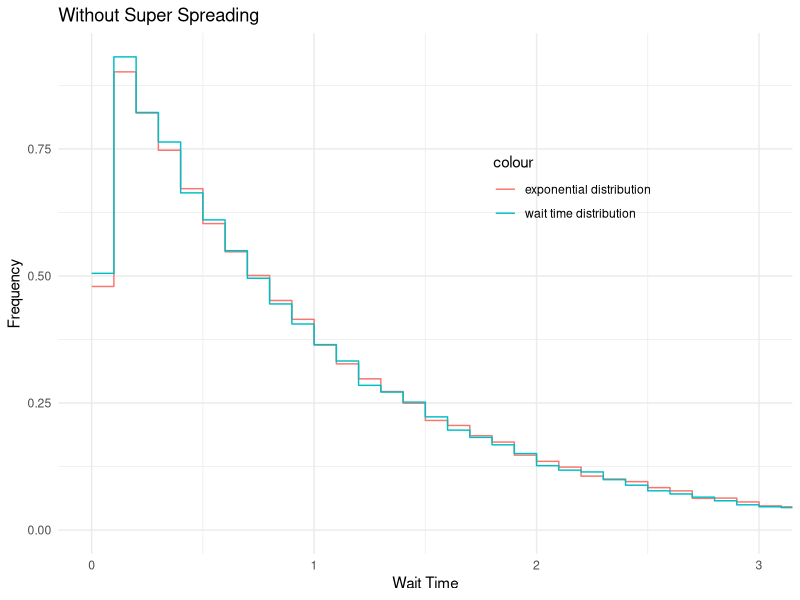
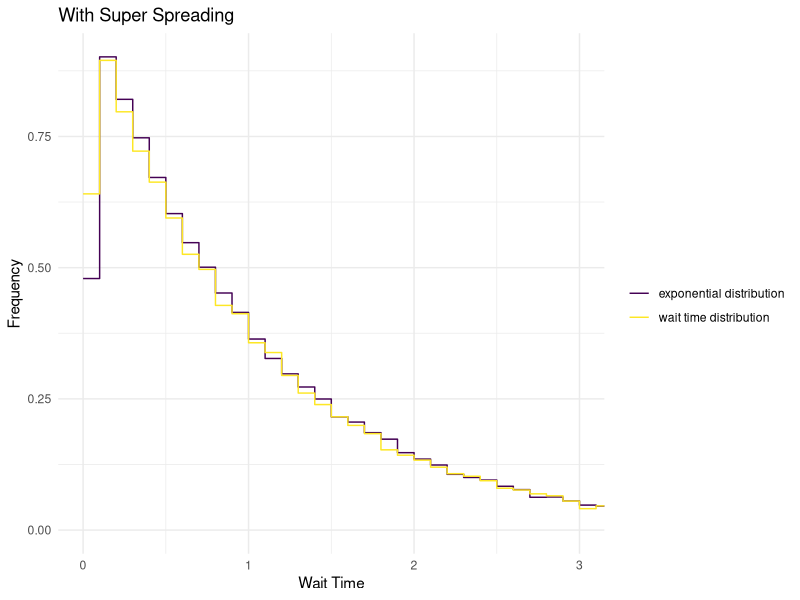
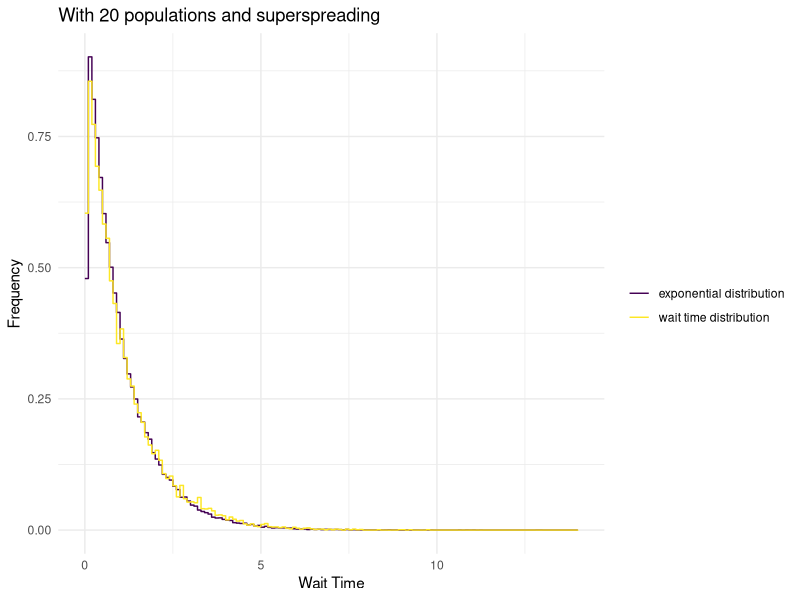
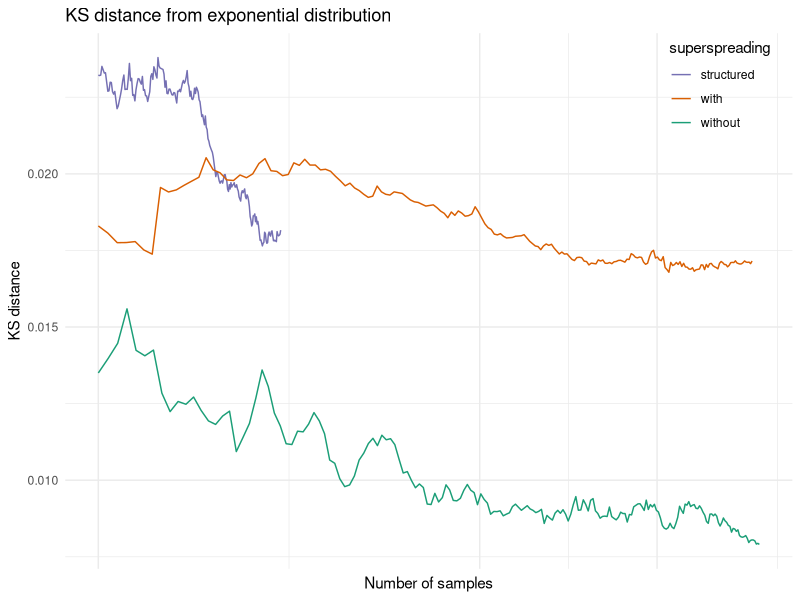
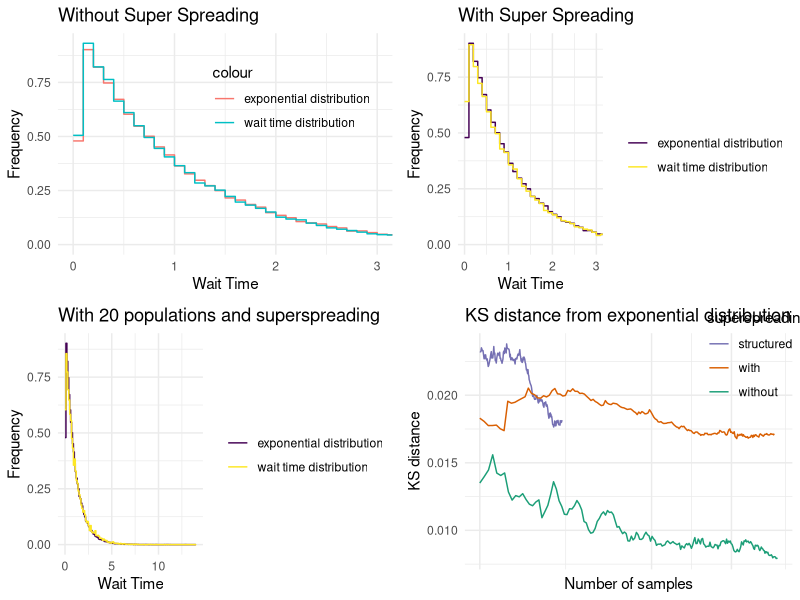

These figures' R source, in order: (Note: this script raises an error after producing the figures.)
library(ggplot2)
library(ggpubr)
# Clear workspace
rm(list=ls())

# Set random seed for reproducibility
set.seed(6465546)

# clear workspace
rm(list = ls())

# Set the directory to the directory of the file
this.dir <- dirname(parent.frame(2)$ofile)
setwd(this.dir)
# set colors of structured with and without to ['#1b9e77','#d95f02','#7570b3']
sims_colors = c("without"="#1b9e77", "with"="#d95f02", "structured"="#7570b3")


t1 = read.table("./waitTimes.tsv", header = FALSE, sep = "\t")
t2 = read.table("./structWaitTimes.tsv", header = FALSE, sep = "\t")
t2$V1 = t2$V1 + max(t1$V1)

t = rbind(t1, t2)

t$superspreading = "without"
t[t$V1>500, "superspreading"] = "with"
t[t$V1>1000, "superspreading"] = "structured"
t$V3 = as.numeric(t$V2)

# simulate exponential random numbers with mean 1 for comparison
n = 100000
x = rexp(n, rate = 1)
ks_data = data.frame()
for (approach in unique(t$superspreading)) {
  subset = t[t$superspreading == approach, "V2"]
  # get the KS distance of subset from the exponential distribution for increasing numbers of samples
  vals = round(seq(n/10,length(subset),length.out = 200))
  ks = sapply(vals, function(i) ks.test(subset[1:i], x)$statistic)
  # make a dataframe wit the ks values
  ks_data = rbind(ks_data, data.frame(n = vals, ks = ks, superspreading = approach))
}

# make 4 plots, first, make a histogram of distributions for with super spreading to 
# the exponential distribution, scale the y axis to be relative frequency
expo_df = data.frame(x = x)

p1 = ggplot(t[t$superspreading == "without",], aes(x = V2)) + 
  stat_bin(data=expo_df, aes(x=x, y=..density.., color="exponential distribution"), binwidth=0.1, geom="step", position="identity") +
  stat_bin(aes(y = ..density.., color = "wait time distribution"), binwidth = 0.1, geom="step", position="identity") +
  theme_minimal()+
  # geom_density(aes(y = ..count..), fill = "blue", alpha = 0.5) + 
  ggtitle("Without Super Spreading") + 
  # put legend to the top right within the plot
  theme(legend.position = c(0.7, 0.7))+
  coord_cartesian(xlim = c(0, 3))+
  xlab("Wait Time") + 
  ylab("Frequency")
plot(p1)

p2 = ggplot(t[t$superspreading == "with",], aes(x = V2)) + 
  stat_bin(data=expo_df, aes(x=x, y=..density.., color="exponential distribution"), binwidth=0.1, geom="step", position="identity") +
  stat_bin(aes(y = ..density.., color = "wait time distribution"), binwidth = 0.1, geom="step", position="identity") +
  theme_minimal()+
  # geom_density(aes(y = ..count..), fill = "blue", alpha = 0.5) + 
  ggtitle("With Super Spreading") + 
  scale_color_viridis_d(name="")+
  coord_cartesian(xlim = c(0, 3))+
  xlab("Wait Time") + 
  ylab("Frequency")
plot(p2)

p3 = ggplot(t[t$superspreading == "structured",], aes(x = V2)) + 
  # geom_histogram(data=expo_df, aes(x=x,y = ..density.., fill="exponential distribution"), binwidth = 0.1, alpha = 0.25) +
  # geom_histogram(aes(y = ..density..,  fill = "wait time distribution"), binwidth = 0.1, alpha = 0.25) +
  stat_bin(data=expo_df, aes(x=x, y=..density.., color="exponential distribution"), binwidth=0.1, geom="step", position="identity") +
  stat_bin(aes(y = ..density.., color = "wait time distribution"), binwidth = 0.1, geom="step", position="identity") +
  theme_minimal()+
  ggtitle("With 20 populations and superspreading") + 
  scale_color_viridis_d(name="")+
  xlab("Wait Time") + 
  ylab("Frequency")
plot(p3)


# plot the ks distance
p4 = ggplot(ks_data, aes(x = n, y = ks, color=superspreading)) + 
  geom_line() + 
  theme_minimal() + 
  ggtitle("KS distance from exponential distribution") + 
  xlab("Number of samples") + 
  ylab("KS distance")+
  # remove x axix
  scale_color_manual(values = sims_colors)+
  theme(axis.text.x = element_blank(), axis.ticks.x = element_blank())+
  # put legend to the top right within the plot
  theme(legend.position = c(0.9, 0.9))+
  scale_x_log10()
plot(p4)



# plot them all together using ggarrange
p = ggarrange(p1, p2, p3, p4, ncol = 2, nrow = 2)
plot(p)
ggsave("./../../Figures/WaitTimeDistribution.pdf", p, width = 9, height = 6)
